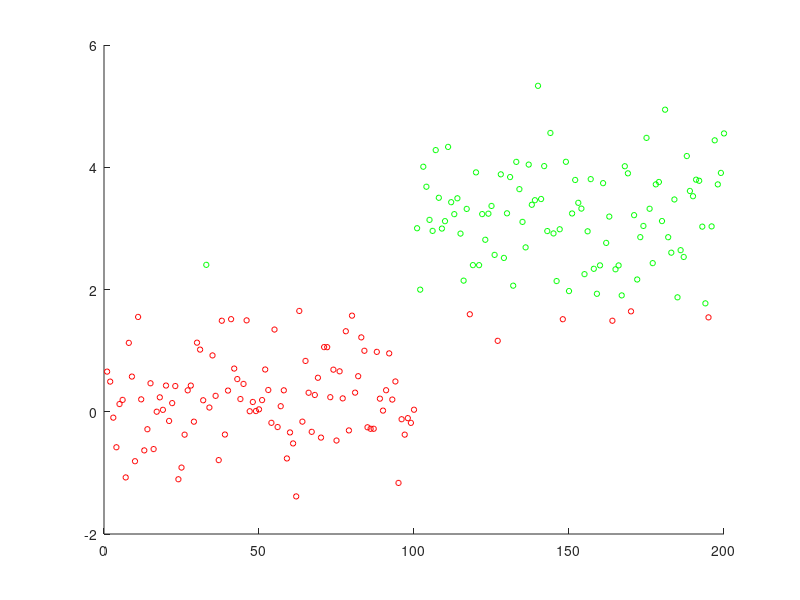

Reproduce this figure in MATLAB.
A = load('probability_class_1.txt');
Test = load('testData.txt');
mapping = zeros(200,3);
X = zeros(200,1)
for i = 1:200
    if(A(i, 1) > 0.5)
        mapping(i, :) = [0 1 0];
    else
        mapping(i, :) = [1 0 0];
    end
    X(i) = i
end
mapping;
scatter(X, Test, 15, mapping);
